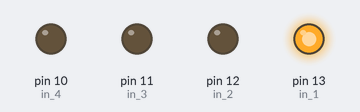
This sketch was run on a simulated Arduino Uno, built with avr-gcc and run on an emulated ATmega328P. Parts: output pins drawn as LEDs (lit = HIGH).

Above: at 0.2 s.
At 1.2 s:
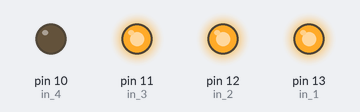
At 1.7 s:
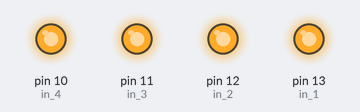
At 2.2 s:
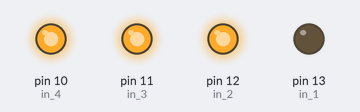
At 3.2 s:
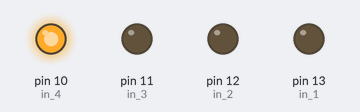
At 4.7 s:
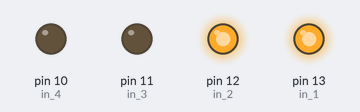
Timing chart, 0 to 5.2 s (numbered marks = the images above):
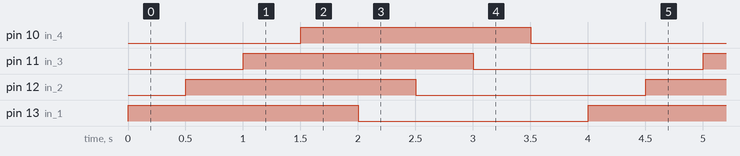

The sketch:

blink.ino
```cpp
int in_1 = 13;
int in_2 = 12;
int in_3 = 11;
int in_4 = 10;

void setup() {
  // initialize digital pin LED_BUILTIN as an output.
  pinMode(in_1, OUTPUT);
  pinMode(in_2, OUTPUT);
  pinMode(in_3, OUTPUT);
  pinMode(in_4, OUTPUT);
}

// the loop function runs over and over again forever
void loop() {
  digitalWrite(in_1, HIGH);
  delay(500);
  digitalWrite(in_2, HIGH);
  delay(500);
  digitalWrite(in_3, HIGH);
  delay(500);
  digitalWrite(in_4, HIGH);
  delay(500);
  digitalWrite(in_1, LOW);
  delay(500);
  digitalWrite(in_2, LOW);
  delay(500);
  digitalWrite(in_3, LOW);
  delay(500);
  digitalWrite(in_4, LOW);
  delay(500);
}
```

Measured:
- by itself, pin 10 (in_4), pin 11 (in_3), pin 12 (in_2), pin 13 (in_1): alternates HIGH for 2.0 s and LOW for 2.0 s
- by itself, everything shown: repeats every 4.0 s, in 8 steps
